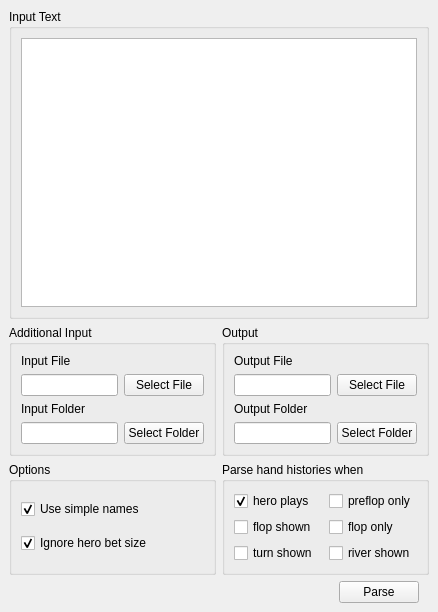
<?xml version="1.0" encoding="UTF-8"?>
<ui version="4.0">
 <class>HistoryParserWindow</class>
 <widget class="QMainWindow" name="HistoryParserWindow">
  <property name="geometry">
   <rect>
    <x>0</x>
    <y>0</y>
    <width>438</width>
    <height>612</height>
   </rect>
  </property>
  <property name="windowTitle">
   <string>HandHistoryParser</string>
  </property>
  <property name="windowIcon">
   <iconset>
    <normaloff>images/transfer.png</normaloff>images/transfer.png</iconset>
  </property>
  <property name="tabShape">
   <enum>QTabWidget::Rounded</enum>
  </property>
  <widget class="QWidget" name="centralwidget">
   <layout class="QGridLayout" name="gridLayout_2">
    <item row="0" column="0" colspan="2">
     <widget class="QGroupBox" name="groupBox_5">
      <property name="title">
       <string>Input Text</string>
      </property>
      <layout class="QVBoxLayout" name="verticalLayout_5">
       <item>
        <widget class="QTextEdit" name="textEditHistory"/>
       </item>
      </layout>
     </widget>
    </item>
    <item row="1" column="0">
     <widget class="QGroupBox" name="groupBox">
      <property name="title">
       <string>Additional Input</string>
      </property>
      <layout class="QVBoxLayout" name="verticalLayout">
       <item>
        <widget class="QLabel" name="label_2">
         <property name="text">
          <string>Input File</string>
         </property>
        </widget>
       </item>
       <item>
        <layout class="QHBoxLayout" name="horizontalLayout_2">
         <item>
          <widget class="QLineEdit" name="lineEditInputFile">
           <property name="readOnly">
            <bool>true</bool>
           </property>
          </widget>
         </item>
         <item>
          <widget class="QPushButton" name="buttonInputFile">
           <property name="text">
            <string>Select File</string>
           </property>
          </widget>
         </item>
        </layout>
       </item>
       <item>
        <widget class="QLabel" name="label_3">
         <property name="text">
          <string>Input Folder</string>
         </property>
        </widget>
       </item>
       <item>
        <layout class="QHBoxLayout" name="horizontalLayout">
         <item>
          <widget class="QLineEdit" name="lineEditInputFolder">
           <property name="readOnly">
            <bool>true</bool>
           </property>
          </widget>
         </item>
         <item>
          <widget class="QPushButton" name="buttonInputFolder">
           <property name="text">
            <string>Select Folder</string>
           </property>
          </widget>
         </item>
        </layout>
       </item>
      </layout>
     </widget>
    </item>
    <item row="1" column="1">
     <widget class="QGroupBox" name="groupBox_2">
      <property name="title">
       <string>Output</string>
      </property>
      <layout class="QVBoxLayout" name="verticalLayout_2">
       <item>
        <widget class="QLabel" name="label_4">
         <property name="text">
          <string>Output File</string>
         </property>
        </widget>
       </item>
       <item>
        <layout class="QHBoxLayout" name="horizontalLayout_3">
         <item>
          <widget class="QLineEdit" name="lineEditOutputFile">
           <property name="readOnly">
            <bool>true</bool>
           </property>
          </widget>
         </item>
         <item>
          <widget class="QPushButton" name="buttonOutputFile">
           <property name="text">
            <string>Select File</string>
           </property>
          </widget>
         </item>
        </layout>
       </item>
       <item>
        <widget class="QLabel" name="label_5">
         <property name="text">
          <string>Output Folder</string>
         </property>
        </widget>
       </item>
       <item>
        <layout class="QHBoxLayout" name="horizontalLayout_4">
         <item>
          <widget class="QLineEdit" name="lineEditOutputFolder">
           <property name="readOnly">
            <bool>true</bool>
           </property>
          </widget>
         </item>
         <item>
          <widget class="QPushButton" name="buttonOutputFolder">
           <property name="text">
            <string>Select Folder</string>
           </property>
          </widget>
         </item>
        </layout>
       </item>
      </layout>
     </widget>
    </item>
    <item row="2" column="0">
     <widget class="QGroupBox" name="groupBox_3">
      <property name="title">
       <string>Options</string>
      </property>
      <layout class="QVBoxLayout" name="verticalLayout_3">
       <item>
        <widget class="QCheckBox" name="checkBoxSimpleNames">
         <property name="text">
          <string>Use simple names</string>
         </property>
         <property name="checked">
          <bool>true</bool>
         </property>
        </widget>
       </item>
       <item>
        <widget class="QCheckBox" name="checkBoxIgnoreBetSize">
         <property name="text">
          <string>Ignore hero bet size</string>
         </property>
         <property name="checked">
          <bool>true</bool>
         </property>
        </widget>
       </item>
      </layout>
     </widget>
    </item>
    <item row="2" column="1">
     <widget class="QGroupBox" name="groupBox_4">
      <property name="title">
       <string>Parse hand histories when</string>
      </property>
      <layout class="QGridLayout" name="gridLayout">
       <item row="0" column="0">
        <widget class="QCheckBox" name="checkBoxHeroPlays">
         <property name="text">
          <string>hero plays</string>
         </property>
         <property name="checked">
          <bool>true</bool>
         </property>
        </widget>
       </item>
       <item row="0" column="1">
        <widget class="QCheckBox" name="checkBoxPreflopOnly">
         <property name="text">
          <string>preflop only</string>
         </property>
        </widget>
       </item>
       <item row="1" column="0">
        <widget class="QCheckBox" name="checkBoxFlopShown">
         <property name="text">
          <string>flop shown</string>
         </property>
        </widget>
       </item>
       <item row="1" column="1">
        <widget class="QCheckBox" name="checkBoxFlopOnly">
         <property name="text">
          <string>flop only</string>
         </property>
        </widget>
       </item>
       <item row="2" column="0">
        <widget class="QCheckBox" name="checkBoxTurnShown">
         <property name="text">
          <string>turn shown</string>
         </property>
        </widget>
       </item>
       <item row="2" column="1">
        <widget class="QCheckBox" name="checkBoxRiverShown">
         <property name="text">
          <string>river shown</string>
         </property>
        </widget>
       </item>
      </layout>
     </widget>
    </item>
    <item row="3" column="0" colspan="2">
     <layout class="QHBoxLayout" name="horizontalLayout_5">
      <property name="leftMargin">
       <number>0</number>
      </property>
      <property name="rightMargin">
       <number>10</number>
      </property>
      <item>
       <spacer name="horizontalSpacer">
        <property name="orientation">
         <enum>Qt::Horizontal</enum>
        </property>
        <property name="sizeHint" stdset="0">
         <size>
          <width>35</width>
          <height>20</height>
         </size>
        </property>
       </spacer>
      </item>
      <item>
       <widget class="QPushButton" name="buttonParse">
        <property name="text">
         <string>Parse</string>
        </property>
       </widget>
      </item>
     </layout>
    </item>
   </layout>
  </widget>
 </widget>
 <resources/>
 <connections/>
</ui>
